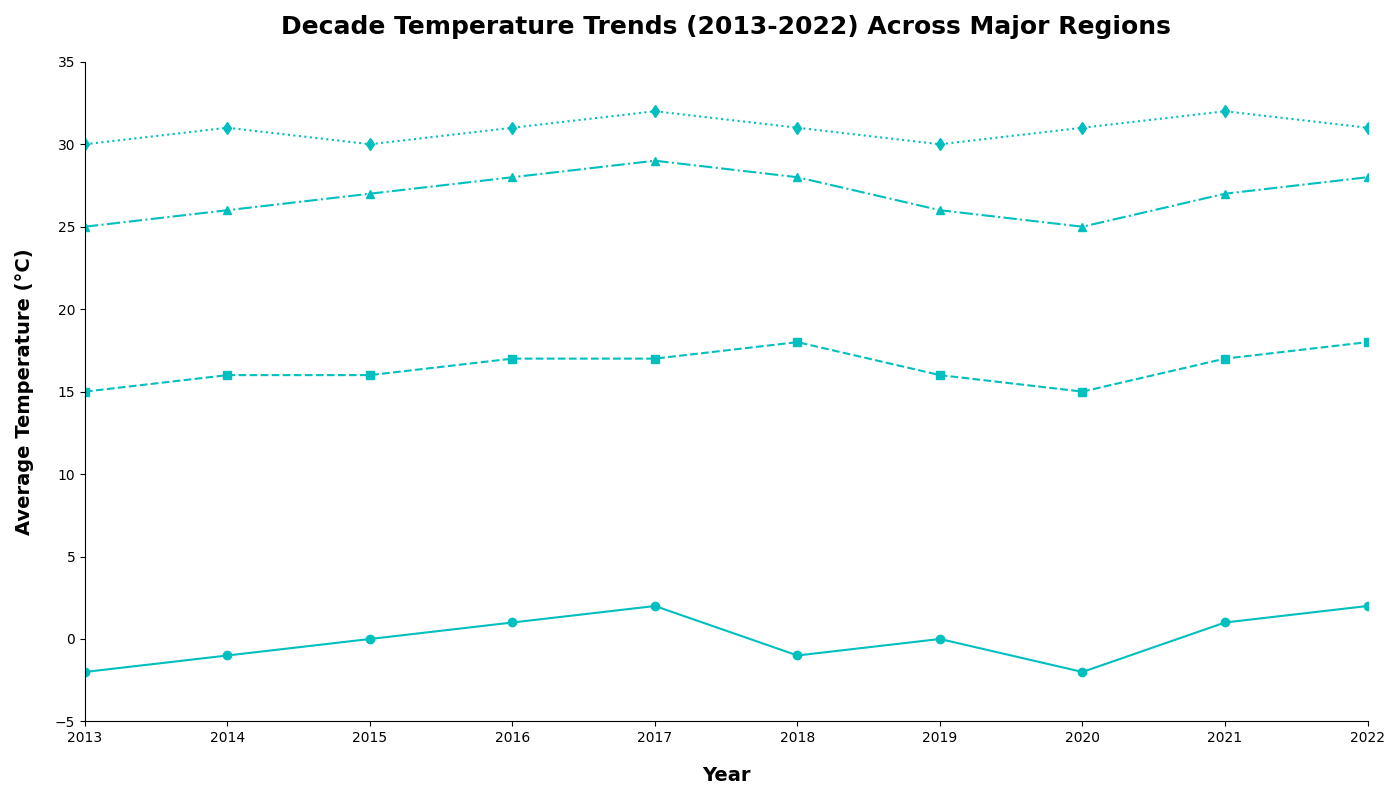

This figure's Python source:
import matplotlib.pyplot as plt
import numpy as np

years = np.arange(2013, 2023)
northern_hills_temp = [-2, -1, 0, 1, 2, -1, 0, -2, 1, 2]
coastal_plains_temp = [15, 16, 16, 17, 17, 18, 16, 15, 17, 18]
desert_valley_temp = [25, 26, 27, 28, 29, 28, 26, 25, 27, 28]
tropical_forest_temp = [30, 31, 30, 31, 32, 31, 30, 31, 32, 31]

fig, ax = plt.subplots(figsize=(14, 8))

# Apply a single color consistently across all plots
single_color = 'c'  # Choose a color, e.g., 'c' for cyan

ax.plot(years, northern_hills_temp, marker='o', linestyle='-', color=single_color)
ax.plot(years, coastal_plains_temp, marker='s', linestyle='--', color=single_color)
ax.plot(years, desert_valley_temp, marker='^', linestyle='-.', color=single_color)
ax.plot(years, tropical_forest_temp, marker='d', linestyle=':', color=single_color)

plt.title("Decade Temperature Trends (2013-2022) Across Major Regions", fontsize=18, fontweight='bold', pad=20)
plt.xlabel("Year", fontsize=14, fontweight='bold', labelpad=15)
plt.ylabel("Average Temperature (°C)", fontsize=14, fontweight='bold', labelpad=15)

ax.spines['top'].set_visible(False)
ax.spines['right'].set_visible(False)

ax.set_xlim(2013, 2022)
ax.set_ylim(-5, 35)

plt.tight_layout()
plt.show()
